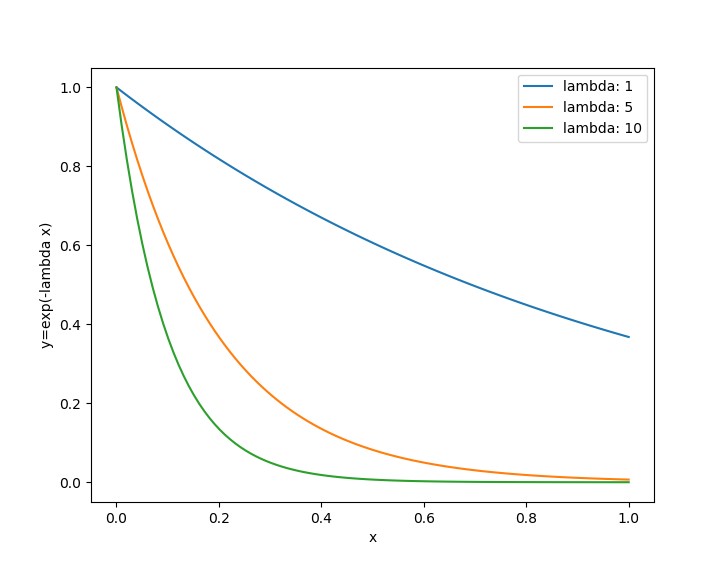

Write the Python code that produced this figure.
from matplotlib import pyplot as plt
import numpy as np
from math import exp
plt.ylabel("y=exp(-lambda x)")
plt.xlabel("x")
x=np.linspace(0,1,100)
for k in [1,5,10]:
    plt.plot(x,np.vectorize(lambda z:exp(-k*z))(x),
    label="lambda: {0}".format(k))
plt.legend()
plt.show()
